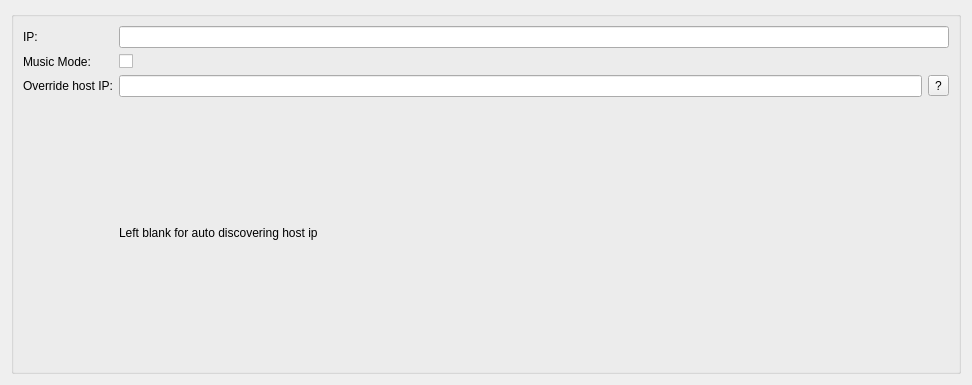
<?xml version="1.0" encoding="UTF-8"?>
<ui version="4.0">
 <class>OpenRGBYeelightSettingsEntryUi</class>
 <widget class="QWidget" name="OpenRGBYeelightSettingsEntryUi">
  <property name="geometry">
   <rect>
    <x>0</x>
    <y>0</y>
    <width>972</width>
    <height>385</height>
   </rect>
  </property>
  <property name="sizePolicy">
   <sizepolicy hsizetype="Expanding" vsizetype="Expanding">
    <horstretch>0</horstretch>
    <verstretch>0</verstretch>
   </sizepolicy>
  </property>
  <property name="windowTitle">
   <string>Form</string>
  </property>
  <layout class="QGridLayout" name="gridLayout">
   <item row="1" column="0" colspan="2">
    <widget class="QGroupBox" name="groupBox">
     <property name="title">
      <string/>
     </property>
     <layout class="QGridLayout" name="gridLayout_2">
      <item row="2" column="1">
       <widget class="QCheckBox" name="MusicModeCheckBox">
        <property name="text">
         <string/>
        </property>
       </widget>
      </item>
      <item row="1" column="0">
       <widget class="QLabel" name="IPLabel">
        <property name="text">
         <string>IP:</string>
        </property>
       </widget>
      </item>
      <item row="5" column="1">
       <widget class="QLineEdit" name="HostIPEdit"/>
      </item>
      <item row="5" column="2">
       <widget class="QToolButton" name="HostIPChooserButton">
        <property name="text">
         <string>?</string>
        </property>
       </widget>
      </item>
      <item row="2" column="0">
       <widget class="QLabel" name="MusicModeLabel">
        <property name="text">
         <string>Music Mode:</string>
        </property>
       </widget>
      </item>
      <item row="5" column="0">
       <widget class="QLabel" name="label">
        <property name="text">
         <string>Override host IP:</string>
        </property>
       </widget>
      </item>
      <item row="1" column="1" colspan="2">
       <widget class="QLineEdit" name="IPEdit"/>
      </item>
      <item row="6" column="1">
       <widget class="QLabel" name="label_2">
        <property name="text">
         <string>Left blank for auto discovering host ip</string>
        </property>
       </widget>
      </item>
     </layout>
    </widget>
   </item>
  </layout>
 </widget>
 <resources/>
 <connections/>
</ui>
